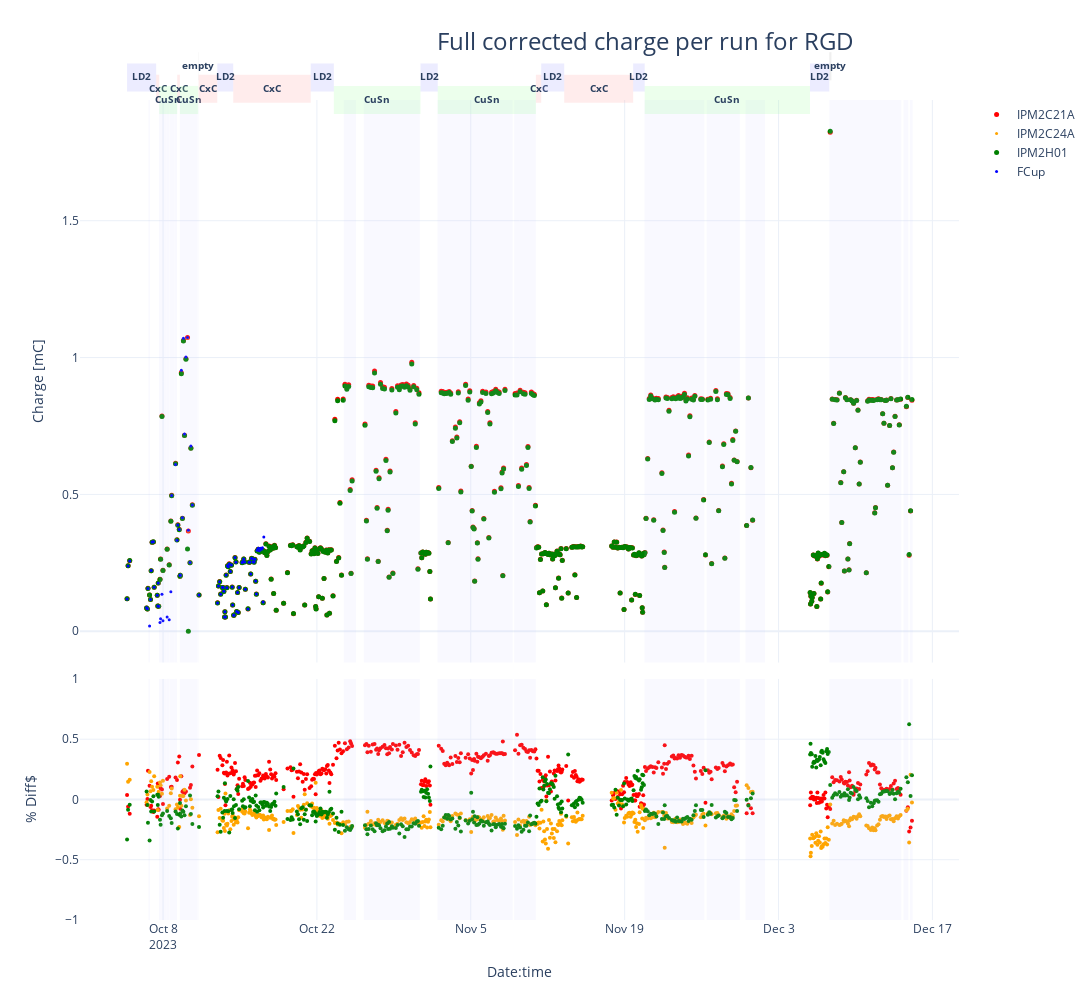

The notebook cell saved with this chart:
### Code cell
df.loc[:,"ch_mean2"] = np.mean(df.loc[:,['IPM2C21A_corr2','IPM2C24A_corr2','IPM2H01_corr2']],axis=1)
dfx = df[df.event_count >= 20e6]

fig = make_subplots(rows=2, cols=1,shared_xaxes=True,
                    vertical_spacing=0.02, row_heights=[0.7,0.3]) # (specs=[[{"secondary_y": True}]])
fig.update_layout(width=1280, height=1000,
                  title=go.layout.Title(text=f"Full corrected charge per run for RGD", xanchor="left", x=0.4),
                  titlefont=dict(size=24),)

fig.add_trace(go.Scatter(x=dfx.time, y=dfx.IPM2C21A_corr2, mode='markers', name='IPM2C21A', marker=dict(color='red', size=5)), secondary_y=False)
fig.add_trace(go.Scatter(x=dfx.time, y=dfx.IPM2C24A_corr2, mode='markers', name='IPM2C24A', marker=dict(color='orange', size=3)), secondary_y=False)
fig.add_trace(go.Scatter(x=dfx.time, y=dfx.IPM2H01_corr2, mode='markers', name='IPM2H01', marker=dict(color='green', size=5)), secondary_y=False)
fig.add_trace(go.Scatter(x=dfx.loc[dfx.start_time<start_fcup_trouble,"time"], y=dfx.loc[dfx.start_time<start_fcup_trouble,"scaler_calc1b_corr"], mode='markers', name='FCup', marker=dict(color='blue', size=3)), secondary_y=False)

fig.add_trace(go.Scatter(x=dfx.time, y=(100*(dfx.IPM2C21A_corr2-dfx.ch_mean2)/dfx.ch_mean2), mode='markers', name='IPM2C21A', showlegend=False, marker=dict(color='red', size=4)), row=2, col=1)
fig.add_trace(go.Scatter(x=dfx.time, y=(100*(dfx.IPM2C24A_corr2-dfx.ch_mean2)/dfx.ch_mean2), mode='markers', name='IPM2C24A', showlegend=False, marker=dict(color='orange', size=4)), row=2, col=1)
fig.add_trace(go.Scatter(x=dfx.time, y=(100*(dfx.IPM2H01_corr2-dfx.ch_mean2)/dfx.ch_mean2), mode='markers', name='IPM2H01', showlegend=False, marker=dict(color='green', size=4)), row=2, col=1)


for i in range(len(beam_stop_in_start)):
     fig.add_vrect(x0=beam_stop_in_start[i],x1=beam_stop_in_end[i], fillcolor="#C0C0FF", opacity=0.1, line_width=0)

target_labels={'empty':(1.06,"#B0B0B0"),'LD2':(1.04,"#A0A0FF"),'CxC':(1.02,"#FFA0A0"),'CuSn':(1.,"#A0FFA0")}
        
for i in range(len(target_change_table)-1):
    time0 = max(target_change_table.iloc[i].name, dfx.iloc[0].time)
    time1 = min(target_change_table.iloc[i+1].name, dfx.iloc[-1].time) 
    target = target_change_table.iloc[i].target
    if time1 > dfx.iloc[0].time and time0 < dfx.iloc[-1].time:
        y_pos = target_labels[target][0]
        fig.add_vrect(x0=time0, x1=time1, xref="x", y0=y_pos-0.025, y1=y_pos+0.025, yref='paper', fillcolor=target_labels[target][1], opacity=0.2, line_width=0, row=1, col=1,
                     label=dict(text="<b>"+target+"</b>", font=dict(size=10)))
        
        
fig.update_xaxes(title_text="Date:time", row=2, col=1)
fig.update_yaxes(title_text="Charge [mC]", row=1, col=1)
fig.update_yaxes(title_text="% Diff$", range=[-1., 1. ], row=2, col=1)
fig.write_image("RGD_Full_corrected_charge_per_run.pdf", width=1200, height=600)
fig.show()

### Figure 1 — Plotly figure (JSON) as saved in the notebook; plotly's stock layout.template omitted (floating-point values rounded to 4 significant figures; data arrays with more than 128 entries replaced by an {"elided": "..."} marker saying what was removed)
{"data": [{"marker": {"color": "red", "size": 5}, "mode": "markers", "name": "IPM2C21A", "type": "scatter", "x": {"elided": "487 str values"}, "xaxis": "x", "y": {"elided": "487 float values"}, "yaxis": "y"}, {"marker": {"color": "orange", "size": 3}, "mode": "markers", "name": "IPM2C24A", "type": "scatter", "x": {"elided": "487 str values"}, "xaxis": "x", "y": {"elided": "487 float values"}, "yaxis": "y"}, {"marker": {"color": "green", "size": 5}, "mode": "markers", "name": "IPM2H01", "type": "scatter", "x": {"elided": "487 str values"}, "xaxis": "x", "y": {"elided": "487 float values"}, "yaxis": "y"}, {"marker": {"color": "blue", "size": 3}, "mode": "markers", "name": "FCup", "type": "scatter", "x": ["2023-10-04T17:28:08", "2023-10-04T19:41:20.500000", "2023-10-04T23:12:46.500000", "2023-10-06T12:03:46", "2023-10-06T13:59:03", "2023-10-06T15:07:13.500000", "2023-10-06T18:37:20", "2023-10-06T20:35:25", "2023-10-06T22:04:39.500000", "2023-10-07T00:04:19.500000", "2023-10-07T02:57:45", "2023-10-07T04:39:57", "2023-10-07T11:22:17", "2023-10-07T12:33:46.500000", "2023-10-07T13:29:29", "2023-10-07T14:30:01", "2023-10-07T17:24:42.500000", "2023-10-07T18:43:39", "2023-10-07T21:38:27", "2023-10-07T23:48:44", "2023-10-08T08:56:26", "2023-10-08T13:26:49.500000", "2023-10-08T17:04:41", "2023-10-08T18:49:21.500000", "2023-10-09T03:17:48", "2023-10-09T06:24:17", "2023-10-09T08:18:09.500000", "2023-10-09T11:26:59.500000", "2023-10-09T13:04:52", "2023-10-09T13:37:54.500000", "2023-10-09T15:56:48.500000", "2023-10-09T18:17:52.500000", "2023-10-09T20:29:41", "2023-10-09T22:51:12", "2023-10-10T02:00:24", "2023-10-10T05:24:23", "2023-10-10T07:14:28.500000", "2023-10-10T10:56:49.500000", "2023-10-10T12:48:35", "2023-10-10T15:59:42", "2023-10-11T06:33:18.500000", "2023-10-12T23:02:59", "2023-10-13T00:58:42", "2023-10-13T03:41:09", "2023-10-13T05:51:57.500000", "2023-10-13T09:34:23.500000", "2023-10-13T11:13:40", "2023-10-13T12:50:13", "2023-10-13T14:17:56", "2023-10-13T15:07:29.500000", "2023-10-13T16:17:09.500000", "2023-10-13T17:47:13.500000", "2023-10-13T19:26:24.500000", "2023-10-13T20:44:43", "2023-10-13T22:28:17.500000", "2023-10-14T00:31:16.500000", "2023-10-14T02:54:04", "2023-10-14T05:24:12", "2023-10-14T06:56:10", "2023-10-14T08:03:14", "2023-10-14T10:19:32", "2023-10-14T10:56:41", "2023-10-14T13:10:43.500000", "2023-10-14T15:14:42.500000", "2023-10-14T16:48:47", "2023-10-14T18:41:59.500000", "2023-10-14T20:10:53.500000", "2023-10-14T22:09:54.500000", "2023-10-15T04:44:04", "2023-10-15T06:28:47", "2023-10-15T08:14:08.500000", "2023-10-15T10:06:15.500000", "2023-10-15T11:39:47.500000", "2023-10-15T17:34:36.500000", "2023-10-15T19:56:36.500000", "2023-10-15T21:42:10", "2023-10-15T23:26:56", "2023-10-16T01:20:01.500000", "2023-10-16T03:06:27", "2023-10-16T04:51:48", "2023-10-16T06:48:11.500000", "2023-10-16T08:38:38", "2023-10-16T10:19:04.500000", "2023-10-16T11:49:12", "2023-10-16T13:27:35.500000", "2023-10-16T15:47:00.500000", "2023-10-16T18:18:54", "2023-10-16T20:44:13", "2023-10-16T22:55:04", "2023-10-17T00:57:46", "2023-10-17T02:33:17.500000", "2023-10-17T04:02:01.500000"], "xaxis": "x", "y": [0.1181, 0.2382, 0.257, 0.0855, 0.08179, 0.1563, 0.01887, 0.1161, 0.2219, 0.3265, 0.327, 0.1605, 0.1316, 0.092, 0.1759, 0.09108, 0.03223, 0.04532, 0.1354, 0.03833, 0.05201, 0.04167, 0.1446, 0.496, 0.6091, 0.3321, 0.388, 0.3717, 0.2034, 0.2058, 0.9537, 0.4146, 1.071, 0.7203, 1.002, 1.073, 0.3686, 0.2515, 0.6769, 0.4617, 0.1323, 0.1037, 0.1657, 0.181, 0.1356, 0.1604, 0.1597, 0.1462, 0.05221, 0.07105, 0.05197, 0.2051, 0.1591, 0.2395, 0.2361, 0.2455, 0.2182, 0.242, 0.1614, 0.09583, 0.05827, 0.05906, 0.2691, 0.2525, 0.07188, 0.1414, 0.06824, 0.1601, 0.2509, 0.2549, 0.2643, 0.2534, 0.1534, 0.08164, 0.2522, 0.2531, 0.209, 0.2664, 0.2651, 0.2533, 0.2532, 0.2628, 0.1839, 0.1365, 0.2957, 0.3029, 0.2939, 0.3034, 0.2995, 0.3053, 0.1067, 0.344], "yaxis": "y"}, {"marker": {"color": "red", "size": 4}, "mode": "markers", "name": "IPM2C21A", "showlegend": false, "type": "scatter", "x": {"elided": "487 str values"}, "xaxis": "x2", "y": {"elided": "487 float values"}, "yaxis": "y2"}, {"marker": {"color": "orange", "size": 4}, "mode": "markers", "name": "IPM2C24A", "showlegend": false, "type": "scatter", "x": {"elided": "487 str values"}, "xaxis": "x2", "y": {"elided": "487 float values"}, "yaxis": "y2"}, {"marker": {"color": "green", "size": 4}, "mode": "markers", "name": "IPM2H01", "showlegend": false, "type": "scatter", "x": {"elided": "487 str values"}, "xaxis": "x2", "y": {"elided": "487 float values"}, "yaxis": "y2"}], "layout": {"height": 1000, "shapes": [{"fillcolor": "#C0C0FF", "line": {"width": 0}, "opacity": 0.1, "type": "rect", "x0": "2023-10-06T16:01:36.594000", "x1": "2023-10-06T19:08:57.796000", "xref": "x", "y0": 0, "y1": 1, "yref": "y domain"}, {"fillcolor": "#C0C0FF", "line": {"width": 0}, "opacity": 0.1, "type": "rect", "x0": "2023-10-06T16:01:36.594000", "x1": "2023-10-06T19:08:57.796000", "xref": "x2", "y0": 0, "y1": 1, "yref": "y2 domain"}, {"fillcolor": "#C0C0FF", "line": {"width": 0}, "opacity": 0.1, "type": "rect", "x0": "2023-10-07T15:24:48.931000", "x1": "2023-10-08T07:52:50.636000", "xref": "x", "y0": 0, "y1": 1, "yref": "y domain"}, {"fillcolor": "#C0C0FF", "line": {"width": 0}, "opacity": 0.1, "type": "rect", "x0": "2023-10-07T15:24:48.931000", "x1": "2023-10-08T07:52:50.636000", "xref": "x2", "y0": 0, "y1": 1, "yref": "y2 domain"}, {"fillcolor": "#C0C0FF", "line": {"width": 0}, "opacity": 0.1, "type": "rect", "x0": "2023-10-08T08:16:58.456000", "x1": "2023-10-08T14:15:26.265000", "xref": "x", "y0": 0, "y1": 1, "yref": "y domain"}, {"fillcolor": "#C0C0FF", "line": {"width": 0}, "opacity": 0.1, "type": "rect", "x0": "2023-10-08T08:16:58.456000", "x1": "2023-10-08T14:15:26.265000", "xref": "x2", "y0": 0, "y1": 1, "yref": "y2 domain"}, {"fillcolor": "#C0C0FF", "line": {"width": 0}, "opacity": 0.1, "type": "rect", "x0": "2023-10-08T14:49:12.831000", "x1": "2023-10-09T01:23:14.283000", "xref": "x", "y0": 0, "y1": 1, "yref": "y domain"}, {"fillcolor": "#C0C0FF", "line": {"width": 0}, "opacity": 0.1, "type": "rect", "x0": "2023-10-08T14:49:12.831000", "x1": "2023-10-09T01:23:14.283000", "xref": "x2", "y0": 0, "y1": 1, "yref": "y2 domain"}, {"fillcolor": "#C0C0FF", "line": {"width": 0}, "opacity": 0.1, "type": "rect", "x0": "2023-10-09T01:40:34.115000", "x1": "2023-10-09T06:49:07.173000", "xref": "x", "y0": 0, "y1": 1, "yref": "y domain"}, {"fillcolor": "#C0C0FF", "line": {"width": 0}, "opacity": 0.1, "type": "rect", "x0": "2023-10-09T01:40:34.115000", "x1": "2023-10-09T06:49:07.173000", "xref": "x2", "y0": 0, "y1": 1, "yref": "y2 domain"}, {"fillcolor": "#C0C0FF", "line": {"width": 0}, "opacity": 0.1, "type": "rect", "x0": "2023-10-09T12:47:08.114000", "x1": "2023-10-11T02:25:59.957000", "xref": "x", "y0": 0, "y1": 1, "yref": "y domain"}, {"fillcolor": "#C0C0FF", "line": {"width": 0}, "opacity": 0.1, "type": "rect", "x0": "2023-10-09T12:47:08.114000", "x1": "2023-10-11T02:25:59.957000", "xref": "x2", "y0": 0, "y1": 1, "yref": "y2 domain"}, {"fillcolor": "#C0C0FF", "line": {"width": 0}, "opacity": 0.1, "type": "rect", "x0": "2023-10-11T03:15:18.199000", "x1": "2023-10-11T05:23:26.398000", "xref": "x", "y0": 0, "y1": 1, "yref": "y domain"}, {"fillcolor": "#C0C0FF", "line": {"width": 0}, "opacity": 0.1, "type": "rect", "x0": "2023-10-11T03:15:18.199000", "x1": "2023-10-11T05:23:26.398000", "xref": "x2", "y0": 0, "y1": 1, "yref": "y2 domain"}, {"fillcolor": "#C0C0FF", "line": {"width": 0}, "opacity": 0.1, "type": "rect", "x0": "2023-10-24T10:47:54.883000", "x1": "2023-10-25T13:07:32.883000", "xref": "x", "y0": 0, "y1": 1, "yref": "y domain"}, {"fillcolor": "#C0C0FF", "line": {"width": 0}, "opacity": 0.1, "type": "rect", "x0": "2023-10-24T10:47:54.883000", "x1": "2023-10-25T13:07:32.883000", "xref": "x2", "y0": 0, "y1": 1, "yref": "y2 domain"}, {"fillcolor": "#C0C0FF", "line": {"width": 0}, "opacity": 0.1, "type": "rect", "x0": "2023-10-26T06:33:23.833000", "x1": "2023-10-31T08:45:47.598000", "xref": "x", "y0": 0, "y1": 1, "yref": "y domain"}, {"fillcolor": "#C0C0FF", "line": {"width": 0}, "opacity": 0.1, "type": "rect", "x0": "2023-10-26T06:33:23.833000", "x1": "2023-10-31T08:45:47.598000", "xref": "x2", "y0": 0, "y1": 1, "yref": "y2 domain"}, {"fillcolor": "#C0C0FF", "line": {"width": 0}, "opacity": 0.1, "type": "rect", "x0": "2023-11-01T23:39:55.187000", "x1": "2023-11-08T19:29:40.491000", "xref": "x", "y0": 0, "y1": 1, "yref": "y domain"}, {"fillcolor": "#C0C0FF", "line": {"width": 0}, "opacity": 0.1, "type": "rect", "x0": "2023-11-01T23:39:55.187000", "x1": "2023-11-08T19:29:40.491000", "xref": "x2", "y0": 0, "y1": 1, "yref": "y2 domain"}, {"fillcolor": "#C0C0FF", "line": {"width": 0}, "opacity": 0.1, "type": "rect", "x0": "2023-11-08T22:13:58.525000", "x1": "2023-11-08T22:14:42.258000", "xref": "x", "y0": 0, "y1": 1, "yref": "y domain"}, {"fillcolor": "#C0C0FF", "line": {"width": 0}, "opacity": 0.1, "type": "rect", "x0": "2023-11-08T22:13:58.525000", "x1": "2023-11-08T22:14:42.258000", "xref": "x2", "y0": 0, "y1": 1, "yref": "y2 domain"}, {"fillcolor": "#C0C0FF", "line": {"width": 0}, "opacity": 0.1, "type": "rect", "x0": "2023-11-08T22:56:57.125000", "x1": "2023-11-10T22:02:05.149000", "xref": "x", "y0": 0, "y1": 1, "yref": "y domain"}, {"fillcolor": "#C0C0FF", "line": {"width": 0}, "opacity": 0.1, "type": "rect", "x0": "2023-11-08T22:56:57.125000", "x1": "2023-11-10T22:02:05.149000", "xref": "x2", "y0": 0, "y1": 1, "yref": "y2 domain"}, {"fillcolor": "#C0C0FF", "line": {"width": 0}, "opacity": 0.1, "type": "rect", "x0": "2023-11-20T19:13:16.869000", "x1": "2023-11-26T06:01:10.232000", "xref": "x", "y0": 0, "y1": 1, "yref": "y domain"}, {"fillcolor": "#C0C0FF", "line": {"width": 0}, "opacity": 0.1, "type": "rect", "x0": "2023-11-20T19:13:16.869000", "x1": "2023-11-26T06:01:10.232000", "xref": "x2", "y0": 0, "y1": 1, "yref": "y2 domain"}, {"fillcolor": "#C0C0FF", "line": {"width": 0}, "opacity": 0.1, "type": "rect", "x0": "2023-11-26T11:13:11.806000", "x1": "2023-11-29T11:30:11.912000", "xref": "x", "y0": 0, "y1": 1, "yref": "y domain"}, {"fillcolor": "#C0C0FF", "line": {"width": 0}, "opacity": 0.1, "type": "rect", "x0": "2023-11-26T11:13:11.806000", "x1": "2023-11-29T11:30:11.912000", "xref": "x2", "y0": 0, "y1": 1, "yref": "y2 domain"}, {"fillcolor": "#C0C0FF", "line": {"width": 0}, "opacity": 0.1, "type": "rect", "x0": "2023-11-29T23:38:58.278000", "x1": "2023-12-01T18:13:37.451000", "xref": "x", "y0": 0, "y1": 1, "yref": "y domain"}, {"fillcolor": "#C0C0FF", "line": {"width": 0}, "opacity": 0.1, "type": "rect", "x0": "2023-11-29T23:38:58.278000", "x1": "2023-12-01T18:13:37.451000", "xref": "x2", "y0": 0, "y1": 1, "yref": "y2 domain"}, {"fillcolor": "#C0C0FF", "line": {"width": 0}, "opacity": 0.1, "type": "rect", "x0": "2023-12-07T14:39:28.056000", "x1": "2023-12-14T04:04:00.268000", "xref": "x", "y0": 0, "y1": 1, "yref": "y domain"}, {"fillcolor": "#C0C0FF", "line": {"width": 0}, "opacity": 0.1, "type": "rect", "x0": "2023-12-07T14:39:28.056000", "x1": "2023-12-14T04:04:00.268000", "xref": "x2", "y0": 0, "y1": 1, "yref": "y2 domain"}, {"fillcolor": "#C0C0FF", "line": {"width": 0}, "opacity": 0.1, "type": "rect", "x0": "2023-12-14T08:51:36.541000", "x1": "2023-12-14T19:42:03.871000", "xref": "x", "y0": 0, "y1": 1, "yref": "y domain"}, {"fillcolor": "#C0C0FF", "line": {"width": 0}, "opacity": 0.1, "type": "rect", "x0": "2023-12-14T08:51:36.541000", "x1": "2023-12-14T19:42:03.871000", "xref": "x2", "y0": 0, "y1": 1, "yref": "y2 domain"}, {"fillcolor": "#C0C0FF", "line": {"width": 0}, "opacity": 0.1, "type": "rect", "x0": "2023-12-14T22:50:43.234000", "x1": "2023-12-15T04:42:53", "xref": "x", "y0": 0, "y1": 1, "yref": "y domain"}, {"fillcolor": "#C0C0FF", "line": {"width": 0}, "opacity": 0.1, "type": "rect", "x0": "2023-12-14T22:50:43.234000", "x1": "2023-12-15T04:42:53", "xref": "x2", "y0": 0, "y1": 1, "yref": "y2 domain"}, {"fillcolor": "#A0A0FF", "label": {"font": {"size": 10}, "text": "<b>LD2</b>"}, "line": {"width": 0}, "opacity": 0.2, "type": "rect", "x0": "2023-10-04T17:28:08", "x1": "2023-10-07T08:58:11", "xref": "x", "y0": 1.015, "y1": 1.065, "yref": "y domain"}, {"fillcolor": "#FFA0A0", "label": {"font": {"size": 10}, "text": "<b>CxC</b>"}, "line": {"width": 0}, "opacity": 0.2, "type": "rect", "x0": "2023-10-07T08:58:11", "x1": "2023-10-07T15:37:25", "xref": "x", "y0": 0.995, "y1": 1.045, "yref": "y domain"}, {"fillcolor": "#A0FFA0", "label": {"font": {"size": 10}, "text": "<b>CuSn</b>"}, "line": {"width": 0}, "opacity": 0.2, "type": "rect", "x0": "2023-10-07T15:37:25", "x1": "2023-10-09T06:55:38", "xref": "x", "y0": 0.975, "y1": 1.025, "yref": "y domain"}, {"fillcolor": "#FFA0A0", "label": {"font": {"size": 10}, "text": "<b>CxC</b>"}, "line": {"width": 0}, "opacity": 0.2, "type": "rect", "x0": "2023-10-09T06:55:38", "x1": "2023-10-09T12:51:52", "xref": "x", "y0": 0.995, "y1": 1.045, "yref": "y domain"}, {"fillcolor": "#A0FFA0", "label": {"font": {"size": 10}, "text": "<b>CuSn</b>"}, "line": {"width": 0}, "opacity": 0.2, "type": "rect", "x0": "2023-10-09T12:51:52", "x1": "2023-10-11T04:49:51", "xref": "x", "y0": 0.975, "y1": 1.025, "yref": "y domain"}, {"fillcolor": "#B0B0B0", "label": {"font": {"size": 10}, "text": "<b>empty</b>"}, "line": {"width": 0}, "opacity": 0.2, "type": "rect", "x0": "2023-10-11T04:49:51", "x1": "2023-10-11T05:32:47", "xref": "x", "y0": 1.035, "y1": 1.085, "yref": "y domain"}, {"fillcolor": "#FFA0A0", "label": {"font": {"size": 10}, "text": "<b>CxC</b>"}, "line": {"width": 0}, "opacity": 0.2, "type": "rect", "x0": "2023-10-11T05:32:47", "x1": "2023-10-12T22:30:41", "xref": "x", "y0": 0.995, "y1": 1.045, "yref": "y domain"}, {"fillcolor": "#A0A0FF", "label": {"font": {"size": 10}, "text": "<b>LD2</b>"}, "line": {"width": 0}, "opacity": 0.2, "type": "rect", "x0": "2023-10-12T22:30:41", "x1": "2023-10-14T09:15:40", "xref": "x", "y0": 1.015, "y1": 1.065, "yref": "y domain"}, {"fillcolor": "#FFA0A0", "label": {"font": {"size": 10}, "text": "<b>CxC</b>"}, "line": {"width": 0}, "opacity": 0.2, "type": "rect", "x0": "2023-10-14T09:15:40", "x1": "2023-10-21T10:29:24", "xref": "x", "y0": 0.995, "y1": 1.045, "yref": "y domain"}, {"fillcolor": "#A0A0FF", "label": {"font": {"size": 10}, "text": "<b>LD2</b>"}, "line": {"width": 0}, "opacity": 0.2, "type": "rect", "x0": "2023-10-21T10:29:24", "x1": "2023-10-23T13:01:10", "xref": "x", "y0": 1.015, "y1": 1.065, "yref": "y domain"}, {"fillcolor": "#A0FFA0", "label": {"font": {"size": 10}, "text": "<b>CuSn</b>"}, "line": {"width": 0}, "opacity": 0.2, "type": "rect", "x0": "2023-10-23T13:01:10", "x1": "2023-10-31T10:13:58", "xref": "x", "y0": 0.975, "y1": 1.025, "yref": "y domain"}, {"fillcolor": "#A0A0FF", "label": {"font": {"size": 10}, "text": "<b>LD2</b>"}, "line": {"width": 0}, "opacity": 0.2, "type": "rect", "x0": "2023-10-31T10:13:58", "x1": "2023-11-01T23:53:45", "xref": "x", "y0": 1.015, "y1": 1.065, "yref": "y domain"}, {"fillcolor": "#A0FFA0", "label": {"font": {"size": 10}, "text": "<b>CuSn</b>"}, "line": {"width": 0}, "opacity": 0.2, "type": "rect", "x0": "2023-11-01T23:53:45", "x1": "2023-11-10T22:14:18", "xref": "x", "y0": 0.975, "y1": 1.025, "yref": "y domain"}, {"fillcolor": "#FFA0A0", "label": {"font": {"size": 10}, "text": "<b>CxC</b>"}, "line": {"width": 0}, "opacity": 0.2, "type": "rect", "x0": "2023-11-10T22:14:18", "x1": "2023-11-11T09:47:31", "xref": "x", "y0": 0.995, "y1": 1.045, "yref": "y domain"}, {"fillcolor": "#A0A0FF", "label": {"font": {"size": 10}, "text": "<b>LD2</b>"}, "line": {"width": 0}, "opacity": 0.2, "type": "rect", "x0": "2023-11-11T09:47:31", "x1": "2023-11-13T12:03:22", "xref": "x", "y0": 1.015, "y1": 1.065, "yref": "y domain"}, {"fillcolor": "#FFA0A0", "label": {"font": {"size": 10}, "text": "<b>CxC</b>"}, "line": {"width": 0}, "opacity": 0.2, "type": "rect", "x0": "2023-11-13T12:03:22", "x1": "2023-11-19T18:37:53", "xref": "x", "y0": 0.995, "y1": 1.045, "yref": "y domain"}, {"fillcolor": "#A0A0FF", "label": {"font": {"size": 10}, "text": "<b>LD2</b>"}, "line": {"width": 0}, "opacity": 0.2, "type": "rect", "x0": "2023-11-19T18:37:53", "x1": "2023-11-20T19:46:48", "xref": "x", "y0": 1.015, "y1": 1.065, "yref": "y domain"}, {"fillcolor": "#A0FFA0", "label": {"font": {"size": 10}, "text": "<b>CuSn</b>"}, "line": {"width": 0}, "opacity": 0.2, "type": "rect", "x0": "2023-11-20T19:46:48", "x1": "2023-12-05T20:41:39", "xref": "x", "y0": 0.975, "y1": 1.025, "yref": "y domain"}, {"fillcolor": "#A0A0FF", "label": {"font": {"size": 10}, "text": "<b>LD2</b>"}, "line": {"width": 0}, "opacity": 0.2, "type": "rect", "x0": "2023-12-05T20:41:39", "x1": "2023-12-07T14:50:33", "xref": "x", "y0": 1.015, "y1": 1.065, "yref": "y domain"}, {"fillcolor": "#B0B0B0", "label": {"font": {"size": 10}, "text": "<b>empty</b>"}, "line": {"width": 0}, "opacity": 0.2, "type": "rect", "x0": "2023-12-07T14:50:33", "x1": "2023-12-07T19:35:13", "xref": "x", "y0": 1.035, "y1": 1.085, "yref": "y domain"}], "title": {"font": {"size": 24}, "text": "Full corrected charge per run for RGD", "x": 0.4, "xanchor": "left"}, "width": 1280, "xaxis": {"anchor": "y", "autorange": true, "domain": [0, 1], "matches": "x2", "range": ["2023-09-30 11:58:39.1652", "2023-12-19 08:47:06.3348"], "showticklabels": false, "type": "date"}, "xaxis2": {"anchor": "y2", "autorange": true, "domain": [0, 1], "range": ["2023-09-30 11:58:39.1652", "2023-12-19 08:47:06.3348"], "title": {"text": "Date:time"}, "type": "date"}, "yaxis": {"anchor": "x", "autorange": true, "domain": [0.314, 1], "range": [-0.1142, 1.941], "title": {"text": "Charge [mC]"}, "type": "linear"}, "yaxis2": {"anchor": "x2", "domain": [0, 0.294], "range": [-1, 1], "title": {"text": "% Diff$"}, "type": "linear"}}}
